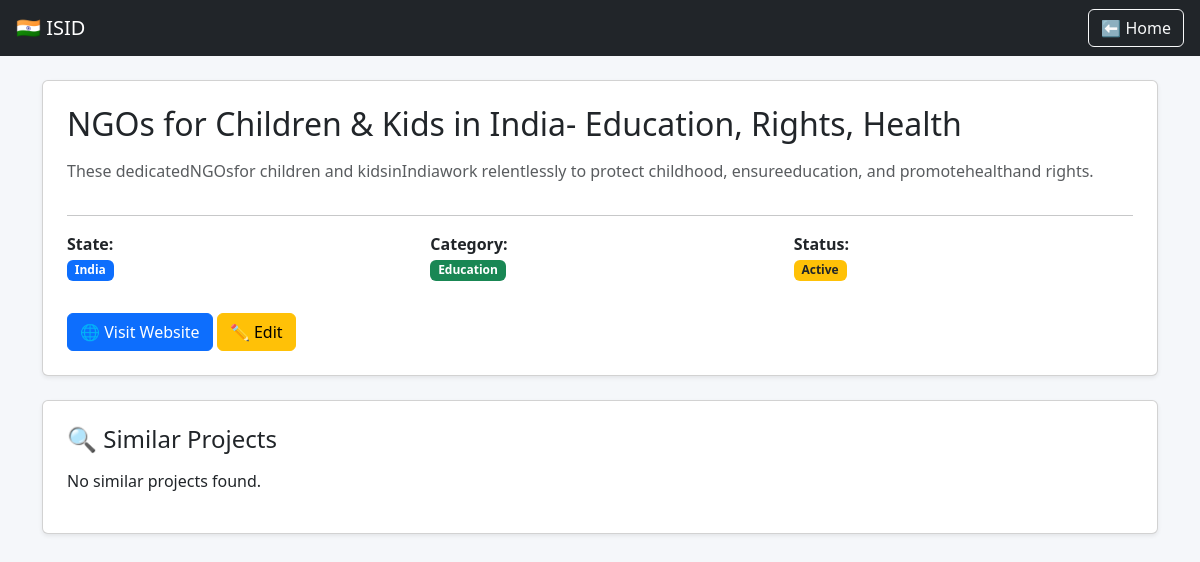
The app's page /project/2377 with its own data.
### tables this page shows
CREATE TABLE projects (
    project_id INTEGER PRIMARY KEY AUTOINCREMENT,
    title TEXT,
    source TEXT,
    url TEXT,
    state TEXT,
    category TEXT,
    country TEXT,
    status TEXT
, score INTEGER);

### app.py (the view)
@app.route("/project/<int:id>")
def project_detail(id):
    conn = get_db_connection()
    cursor = conn.cursor()
    cursor.execute("SELECT * FROM projects WHERE project_id = ?", (id,))
    project = cursor.fetchone()
    conn.close()
    if not project:
        return "Project not found", 404
    results = get_similar_projects(id)
    recommendations = [r[1] for r in results]
    return render_template(
        "project_detail.html",
        project=project,
        recommendations=recommendations
    )

### app.py (called while the page is built)
def get_db_connection():
    conn = sqlite3.connect("database.db", check_same_thread=False)
    conn.row_factory = sqlite3.Row
    return conn

### semantic_search.py (called while the page is built)
def get_similar_projects(project_id, top_k=5):
    global DATA, EMBEDDINGS
    if EMBEDDINGS is None:
        build_cache()
    idx = None
    for i, d in enumerate(DATA):
        if d["project_id"] == project_id:
            idx = i
            break
    if idx is None:
        return []
    target_vec = EMBEDDINGS[idx]
    scores = []
    for i, emb in enumerate(EMBEDDINGS):
        if i == idx:
            continue
        sim = np.dot(target_vec, emb)
        scores.append((sim, DATA[i]))
    scores.sort(reverse=True)
    return scores[:top_k]

### templates/project_detail.html (shortened to what this page needs)
<!DOCTYPE html>
<html>
<head>
    <link href="https://cdn.jsdelivr.net/npm/bootstrap@5.3.0/dist/css/bootstrap.min.css" rel="stylesheet">
</head>
<body style="background:#f5f7fa;">
<nav class="navbar navbar-dark bg-dark px-3">
    <span class="navbar-brand">🇮🇳 ISID</span>
    <a href="/home" class="btn btn-outline-light">⬅ Home</a>
</nav>
<div class="container mt-4">
    <div class="card p-4 shadow-sm mb-4">
        <h2 class="mb-3">{{ project['title'] }}</h2>
        <p class="text-muted">{{ project['source'] or "No description available" }}</p>
        <hr>
        <div class="row">
            <div class="col-md-4">
                <p><b>State:</b><br>
                <span class="badge bg-primary">
                    {{ project['state'].title() if project['state'] else "N/A" }}
                </span></p>
            </div>
            <div class="col-md-4">
                <p><b>Category:</b><br>
                <span class="badge bg-success">
                    {{ project['category'].title() if project['category'] else "N/A" }}
                </span></p>
            </div>
            <div class="col-md-4">
                <p><b>Status:</b><br>
                <span class="badge bg-warning text-dark">
                    {{ project['status'].title() if project['status'] else "N/A" }}
                </span></p>
            </div>
        </div>
        <div class="mt-3">
            {% if project['url'] %}
            <a href="{{ project['url'] }}" target="_blank" class="btn btn-primary">
                🌐 Visit Website
            </a>
            {% endif %}
            <a href="/edit/{{ project['project_id'] }}" class="btn btn-warning">
                ✏ Edit
            </a>
        </div>
    </div>
    <div class="card p-4 shadow-sm">
        <h4 class="mb-3">🔍 Similar Projects</h4>
        {% if recommendations %}
            <div class="row">
            {% for r in recommendations %}
                <div class="col-md-6 mb-3">
                    <div class="border p-3 rounded bg-light">
                        <h6>
                            <a href="/project/{{ r['project_id'] }}">
                                {{ r['title'] }}
                            </a>
                        </h6>
                        <small class="text-muted">
                            {{ r['source'][:120] if r['source'] else "No description" }}...
                        </small>
                        <div class="mt-2">
                            <span class="badge bg-secondary">
                                {{ r['state'].title() if r['state'] else "N/A" }}
                            </span>
                            <span class="badge bg-info text-dark">
                                {{ r['category'].title() if r['category'] else "N/A" }}
                            </span>
                        </div>
                    </div>
                </div>
            {% endfor %}
            </div>
        {% else %}
            <p>No similar projects found.</p>
        {% endif %}
    </div>
</div>
</body>
</html>

### records on screen
projects: title "NGOs for Children & Kids in India- Education, Rights, Health", source "These dedicatedNGOsfor children and kidsinIndiawork relentlessly to protect childhood, ensureeducation, and promotehealthand rights.", state "India", category "Education", status "Active"
